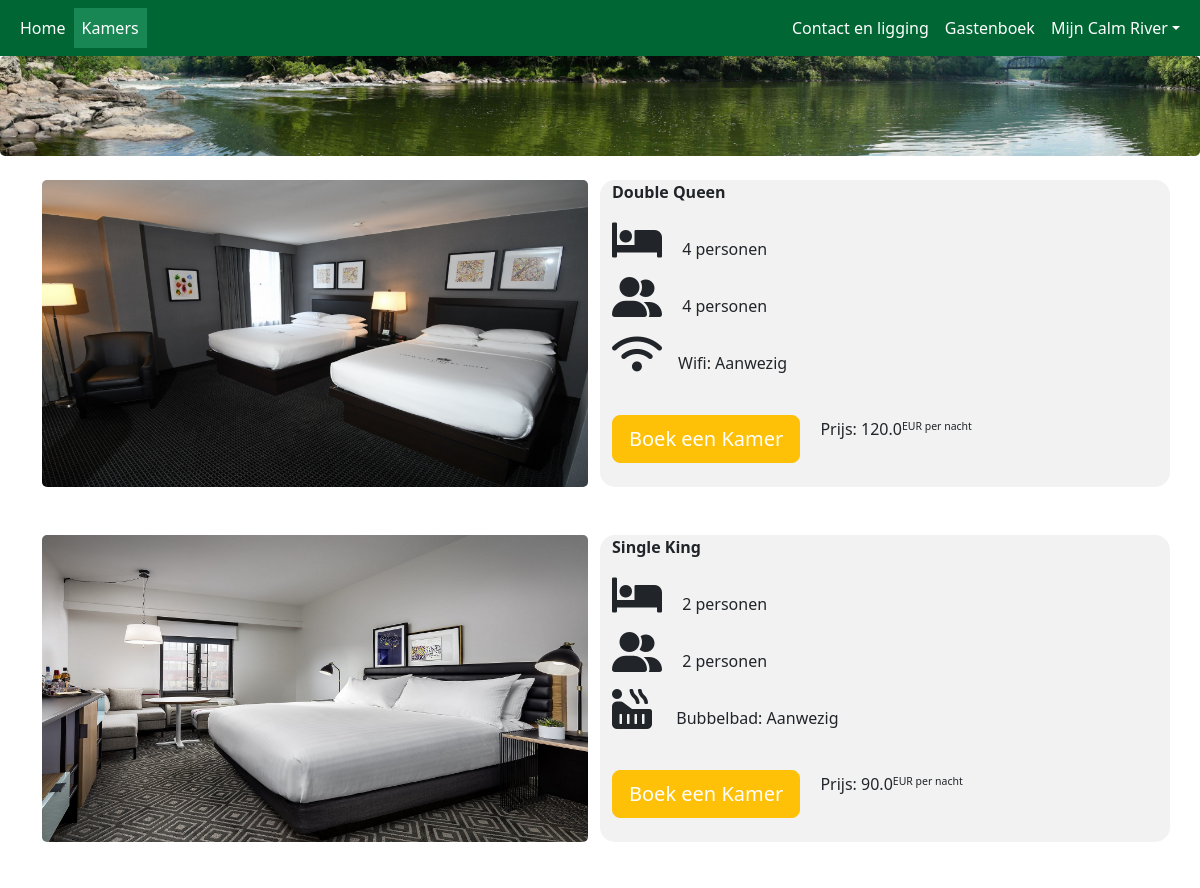
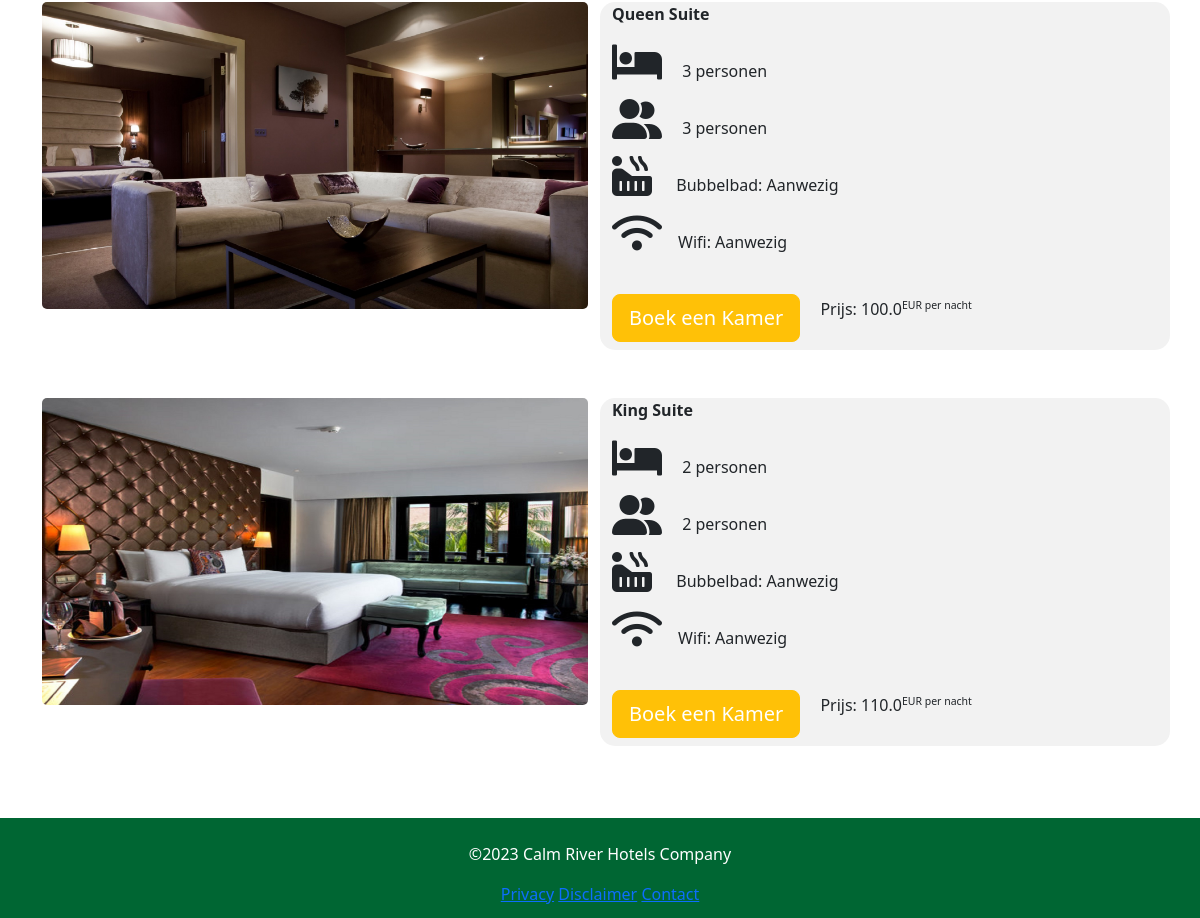
/rooms/index, run on the app's committed database (2 pictures, top to bottom).
### models/Room_type.py (models this page shows, shortened)
class Room_type(db.Model):
    __tablename__ = 'room_types'
    id = db.Column(db.Integer, primary_key=True)
    name = db.Column(db.String(255), index=True)
    slug = db.Column(db.String(255), index=True)
    max_persons = db.Column(db.Integer, index=True)
    bed_persons = db.Column(db.Integer, index=True)
    has_bath = db.Column(db.Integer, index=True)
    has_wifi = db.Column(db.Integer, index=True)
    price = db.Column(db.Float, index=True)
    description = db.Column(db.Text, index=True)
    created_at = db.Column(db.DateTime, nullable=True, unique=False, index=False, default=datetime.utcnow)
    updated_at = db.Column(db.DateTime, nullable=True, unique=False, index=False, default=datetime.utcnow)

### blueprints/rooms/views.py (the view)
@rooms_bp.route('/index')
def index():
    active_page = 'rooms'
    session["url"] = 'rooms_bp.index'
    room_types = Room_type.query.all()
    return render_template('rooms.html', room_types=room_types, active_page=active_page)

### blueprints/rooms/templates/rooms.html (shortened to what this page needs)
{% extends "base.html" %}
{% block content %}
<div class="container mt-4 mb-4">
     <div class="row">
      {% for room in room_types %}
      <div class="col-12 col-sm-6 mb-5">
          <div class="text-center">
            <img class="img-fluid d-none d-sm-none d-md-block" src="{{ url_for('static',filename="img/%s-desktop.jpg" % (room.slug)) }}" alt={{ room.slug }}>
          </div>
      </div>
      <div class="col-12 col-sm-6 mb-5" style="border-radius: 15px">
          <strong>{{ room.name }}</strong>
            <ul class="list-unstyled">
              <li><i class="fas fa-bed mt-3 me-3 fs-1"></i>
                  {{ room.bed_persons }} {{ 'personen' if room.bed_persons > 1 else 'persoon' }}
              </li>
              <li><i class="fas fa-user-friends mt-3 me-3 fs-1"></i>
                  {{ room.max_persons }} {{ 'personen' if room.max_persons > 1 else 'persoon' }}
              </li>
                {% if room.has_bath == 1 %}
              <li><i class="fas fa-hot-tub mt-3 me-3 fs-1"></i>&nbsp; Bubbelbad: {{ 'Aanwezig' if room.has_bath == 1 else 'Niet Aanwezig' }}</li>
                {% endif %}
                {% if room.has_wifi == 1 %}
              <li><i class="fas fa-wifi mt-3 me-3 fs-1"></i>Wifi: {{ 'Aanwezig' if room.has_wifi == 1 else 'Niet Aanwezig' }}</li>
                {% endif %}
            </ul>
            <a type="button" href="/rooms/step-1/{{ room.slug }}" class="btn btn-lg btn-warning mt-4 mb-2 me-3 text-white">Boek een Kamer</a>
            <span class="mt-1 d-inline-block">Prijs:&nbsp;{{ room.price }}<small><sup>EUR&nbsp;per&nbsp;nacht</sup></small></span>
      </div>
      {% endfor %}
  </div>
</div>
{% endblock %}

### static/css/styles.css (style rules this page uses)
* { box-sizing: border-box; }
body { display: flex; flex-direction: column; min-height: 100vh; }
small { text-align: left; !important; }

### blueprints/rooms/templates/rooms.html (style rules this page uses)
img { border-radius: 5px; }
.row :nth-child(even) { background-color: #f2f2f2; }

### data on the page
Room_type: slug (picture), name "Double Queen", bed_persons "4", bed_persons "personen", max_persons "4", max_persons "personen", has_wifi "Aanwezig", price "120.0"
Room_type: slug (picture), name "Single King", bed_persons "2", bed_persons "personen", max_persons "2", max_persons "personen", has_bath "Aanwezig", price "90.0"
Room_type: slug (picture), name "Queen Suite", bed_persons "3", bed_persons "personen", max_persons "3", max_persons "personen", has_bath "Aanwezig", has_wifi "Aanwezig", price "100.0"
Room_type: slug (picture), name "King Suite", bed_persons "2", bed_persons "personen", max_persons "2", max_persons "personen", has_bath "Aanwezig", has_wifi "Aanwezig", price "110.0"
